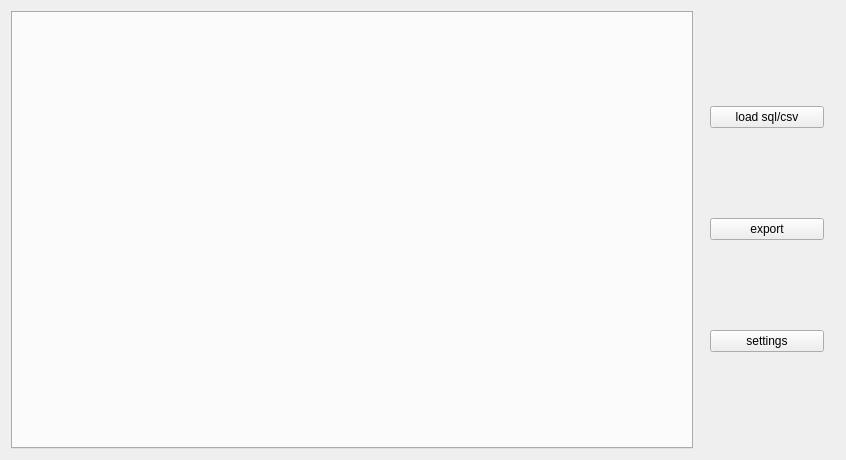
<?xml version="1.0" encoding="UTF-8"?>
<ui version="4.0">
 <class>MainWindow</class>
 <widget class="QMainWindow" name="MainWindow">
  <property name="geometry">
   <rect>
    <x>0</x>
    <y>0</y>
    <width>846</width>
    <height>460</height>
   </rect>
  </property>
  <property name="windowTitle">
   <string>MainWindow</string>
  </property>
  <widget class="QWidget" name="centralWidget">
   <layout class="QHBoxLayout" name="horizontalLayout">
    <item>
     <widget class="QWidget" name="widget_2" native="true">
      <property name="sizePolicy">
       <sizepolicy hsizetype="Preferred" vsizetype="Preferred">
        <horstretch>5</horstretch>
        <verstretch>0</verstretch>
       </sizepolicy>
      </property>
      <layout class="QVBoxLayout" name="verticalLayout">
       <property name="spacing">
        <number>0</number>
       </property>
       <property name="leftMargin">
        <number>0</number>
       </property>
       <property name="topMargin">
        <number>0</number>
       </property>
       <property name="rightMargin">
        <number>0</number>
       </property>
       <property name="bottomMargin">
        <number>0</number>
       </property>
       <item>
        <widget class="QStackedWidget" name="stackedWidget">
         <property name="styleSheet">
          <string notr="true"/>
         </property>
         <property name="currentIndex">
          <number>0</number>
         </property>
         <widget class="QWidget" name="tables">
          <layout class="QGridLayout" name="gridLayout_2">
           <property name="leftMargin">
            <number>0</number>
           </property>
           <property name="topMargin">
            <number>0</number>
           </property>
           <property name="rightMargin">
            <number>0</number>
           </property>
           <property name="bottomMargin">
            <number>0</number>
           </property>
           <property name="spacing">
            <number>0</number>
           </property>
           <item row="0" column="0">
            <widget class="DbTablesView" name="tabWidget">
             <property name="currentIndex">
              <number>-1</number>
             </property>
            </widget>
           </item>
          </layout>
         </widget>
         <widget class="QWidget" name="page_3"/>
        </widget>
       </item>
      </layout>
     </widget>
    </item>
    <item>
     <widget class="QWidget" name="widget" native="true">
      <property name="sizePolicy">
       <sizepolicy hsizetype="Preferred" vsizetype="Preferred">
        <horstretch>1</horstretch>
        <verstretch>0</verstretch>
       </sizepolicy>
      </property>
      <property name="styleSheet">
       <string notr="true"/>
      </property>
      <layout class="QGridLayout" name="gridLayout">
       <item row="0" column="0">
        <widget class="QPushButton" name="pushButton">
         <property name="text">
          <string>load sql/csv</string>
         </property>
        </widget>
       </item>
       <item row="1" column="0">
        <widget class="QPushButton" name="pushButton_2">
         <property name="text">
          <string>export</string>
         </property>
        </widget>
       </item>
       <item row="2" column="0">
        <widget class="QPushButton" name="pushButton_3">
         <property name="text">
          <string>settings</string>
         </property>
        </widget>
       </item>
      </layout>
     </widget>
    </item>
   </layout>
  </widget>
 </widget>
 <layoutdefault spacing="6" margin="11"/>
 <customwidgets>
  <customwidget>
   <class>DbTablesView</class>
   <extends>QTabWidget</extends>
   <header>dbtablesview.h</header>
   <container>1</container>
  </customwidget>
 </customwidgets>
 <resources/>
 <connections/>
</ui>
